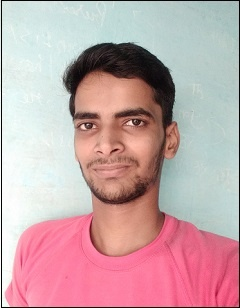
#> input picture opencv/img/img1.jpg, 240 x 308 px
$ python tut_8_sift_transform_translate.py
#> lines starting #> are read from the running program, lines starting #| are printed output that depends on the picture
import cv2
import numpy as np
img = cv2.imread("img/img1.jpg")
#> img is the input picture: shape (308, 240, 3); mean B, G, R 169.1, 166.2, 197.8
cv2.imshow("original", img)
cv2.waitKey(0)
height, width = img.shape[:2]
#> height = 308; width = 240
# print(height,width)

quarter_height, quarter_width = height/4 , width/4
#> quarter_height = 77; quarter_width = 60
# print(quarter_height,quarter_width)

T = np.float32([[1,0,quarter_width],
[0,1,quarter_height]])
#> T = [[1, 0, 60], [0, 1, 77]]
print(T)
#| [[ 1.  0. 60.]
#|  [ 0.  1. 77.]]

img_translation=cv2.warpAffine(img, T, (width,height))
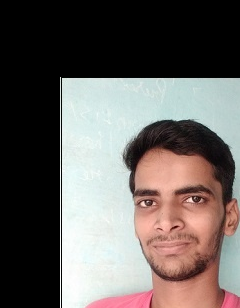
#> img_translation: shape (308, 240, 3); mean B, G, R 94.7, 97.9, 104.7
cv2.imshow("this",img_translation)
cv2.waitKey(0)
cv2.destroyAllWindows()
